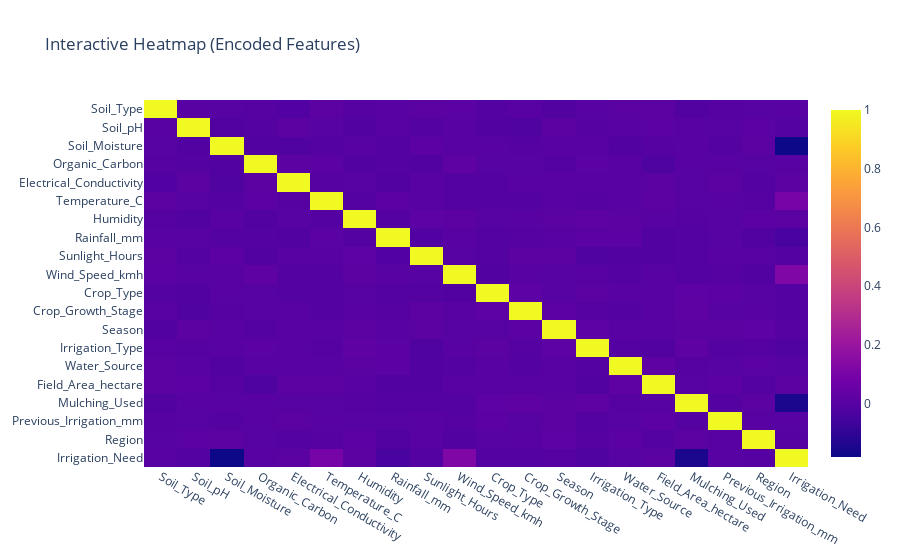

Notebook code cell kept with this figure:
### Code cell
# Interactive version

fig = px.imshow(
    corr_all,
    aspect="auto",
    title="Interactive Heatmap (Encoded Features)"
)
fig.show()

### Figure 1 — Plotly figure (JSON) as saved in the notebook; plotly's stock layout.template omitted (floating-point values rounded to 4 significant figures; data arrays with more than 128 entries replaced by an {"elided": "..."} marker saying what was removed)
{"data": [{"coloraxis": "coloraxis", "hovertemplate": "x: %{x}<br>y: %{y}<br>color: %{z}<extra></extra>", "name": "0", "type": "heatmap", "x": ["Soil_Type", "Soil_pH", "Soil_Moisture", "Organic_Carbon", "Electrical_Conductivity", "Temperature_C", "Humidity", "Rainfall_mm", "Sunlight_Hours", "Wind_Speed_kmh", "Crop_Type", "Crop_Growth_Stage", "Season", "Irrigation_Type", "Water_Source", "Field_Area_hectare", "Mulching_Used", "Previous_Irrigation_mm", "Region", "Irrigation_Need"], "xaxis": "x", "y": ["Soil_Type", "Soil_pH", "Soil_Moisture", "Organic_Carbon", "Electrical_Conductivity", "Temperature_C", "Humidity", "Rainfall_mm", "Sunlight_Hours", "Wind_Speed_kmh", "Crop_Type", "Crop_Growth_Stage", "Season", "Irrigation_Type", "Water_Source", "Field_Area_hectare", "Mulching_Used", "Previous_Irrigation_mm", "Region", "Irrigation_Need"], "yaxis": "y", "z": {"elided": "20x20 float values"}}], "layout": {"coloraxis": {"colorscale": [[0, "#0d0887"], [0.1111, "#46039f"], [0.2222, "#7201a8"], [0.3333, "#9c179e"], [0.4444, "#bd3786"], [0.5556, "#d8576b"], [0.6667, "#ed7953"], [0.7778, "#fb9f3a"], [0.8889, "#fdca26"], [1, "#f0f921"]]}, "title": {"text": "Interactive Heatmap (Encoded Features)"}, "xaxis": {"anchor": "y", "domain": [0, 1]}, "yaxis": {"anchor": "x", "autorange": "reversed", "domain": [0, 1]}}}
